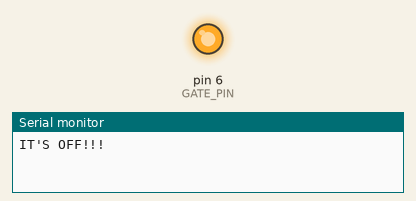
Bench run of a sketch on a simulated Arduino Uno, built with avr-gcc and run on an emulated ATmega328P. Shown: output pins drawn as LEDs (lit = HIGH), the last lines printed to the serial monitor.

Above: at 2.5 s.
At 7.5 s:
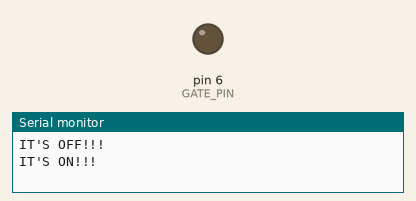
Timing chart, 0 to 13.0 s (numbered marks = the images above):
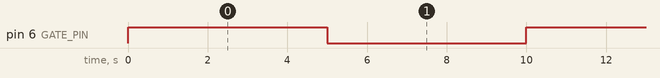

The sketch:

command_eps_on_off_test.ino
```cpp
#include <Wire.h>
#define GATE_PIN                        6

int state = 0;

void setup() {
  // put your setup code here, to run once:
  Serial.begin(115200);
  pinMode(GATE_PIN, OUTPUT);
}

void loop() {
  // put your main code here, to run repeatedly:
  if (state == 0)
  {
    digitalWrite(GATE_PIN, HIGH);
    state = 1;
    Serial.println("IT'S OFF!!!");
  }
  else if (state == 1)
  {
    digitalWrite(GATE_PIN, LOW);
    state = 0;
    Serial.println("IT'S ON!!!");
  }

  delay(5000);
}
```

Measured:
- by itself, pin 6 (GATE_PIN): alternates HIGH for 5.0 s and LOW for 5.0 s
